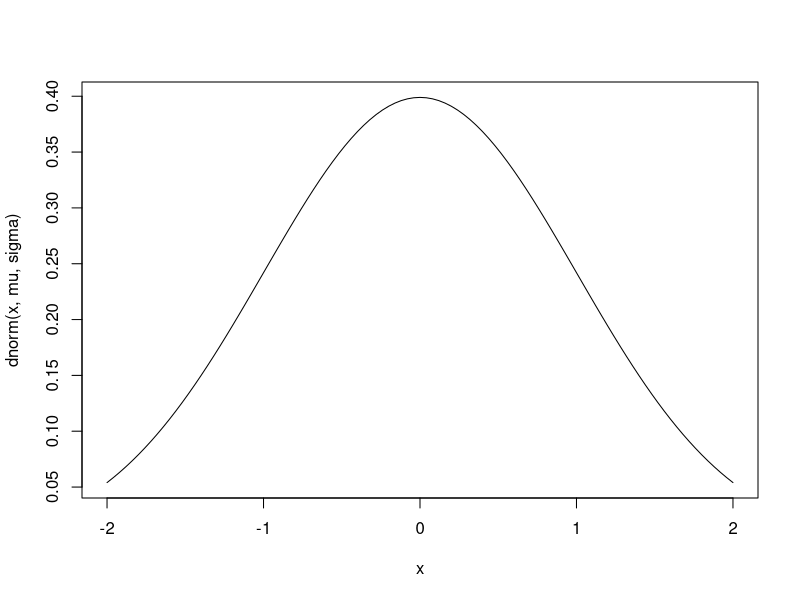
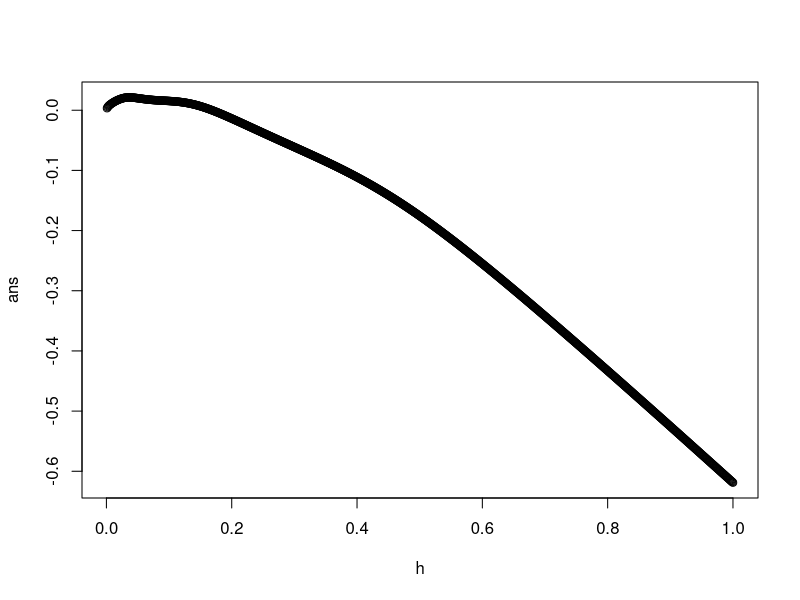

These charts were generated, in order, by the following R code:
n.s=c(1000,5000,10000)
B.s=c(10,50,100,250,500)

n=n.s[1]
B=B.s[1]


##Observation

mu=0
sigma=1
X=rnorm(n,mu,sigma)

curve(dnorm(x,mu,sigma),from=mu-2*sigma^2,to=mu+2*sigma^2)

##Noyau
K=function(x,X,h){return(dnorm((x-X)/h))}


##AMISE et Sheather Jones

## Theorical

##with normal mu and sigma and gaussian kernel

R_K=1
pi=3.14
R_f_2_prime=3/(8*sqrt(pi)*sigma^5)
sigma_K=1
n

h_star.s= (R_K/(n.s*R_f_2_prime*sigma_K^4))^1/5

#With bootstrap

X_10=sample(X,B.s[1])
X_50=sample(X,B.s[2])
X_100=sample(X,B.s[3])
X_250=sample(X,B.s[4])
X_500=sample(X,B.s[5])

L_4=function(x){
  
  value_1=exp(-x*x/2)/sqrt(2*pi)
  value_2=x^4-6*x*x+3
  value=value_1*value_2
  return(value)
  
}


L_6=function(x){
  
  value_1=exp(-x*x/2)/sqrt(2*pi)
  value_2=x^6-11*x^4-4*x^3+25*x*x+20*x-15
  value=value_1*value_2
  return(value)
  
}


X_val=X
n=length(X_val)
lambda.hat=IQR(X_val)
a=0.920*lambda.hat*n^(-1/7)
b=0.912*lambda.hat*n^(-1/9)


diff_table=t(outer(X_val,X_val, `-`)) 
T_b=-sum(L_6(diff_table/a))/(n*(n-1)*b^7)
S=function(a){return(sum(L_4(diff_table/a))/(n*(n-1)*a^5))}
S_a=S(a)
alpha_func=function(h){return(1.357*(S_a/T_b)^(1/7)*h^(5/7))}

equation=function(h){
  value=R_K/(sigma_K*S(alpha_func(h)))
  
  return((value/n)^(1/5)-h)
}

equation(0.9)
ans=rep(0,1000)
h=rep(0,1000)
for (i in 1:1000){
  if (i==1){
    h[i]=0.001
  }else{
    h[i]=0.001+h[i-1]
  }
  ans[i]=equation(h[i])
  
} 
plot(h,ans)
uni <- uniroot(equation,c(0.001,1))
uni$root
